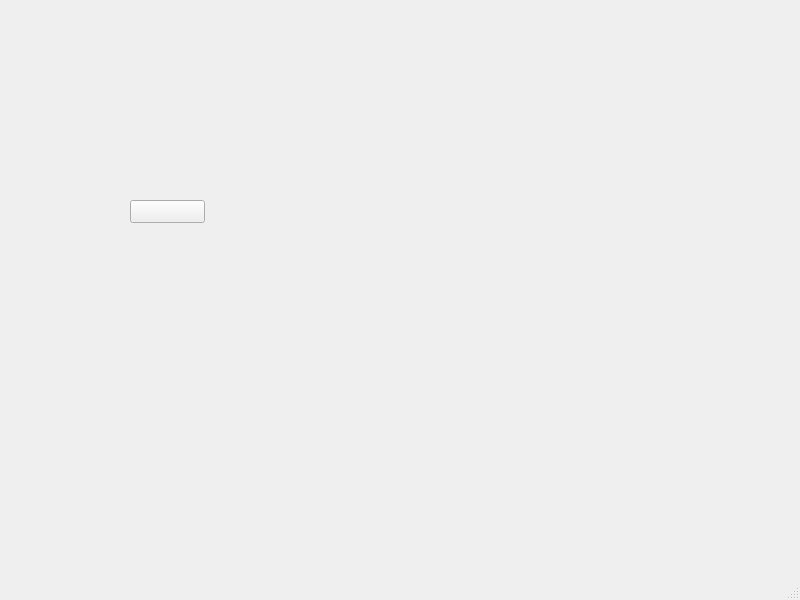
<?xml version="1.0" encoding="UTF-8"?>
<ui version="4.0">
 <class>login</class>
 <widget class="QMainWindow" name="login">
  <property name="geometry">
   <rect>
    <x>0</x>
    <y>0</y>
    <width>800</width>
    <height>600</height>
   </rect>
  </property>
  <property name="windowTitle">
   <string>MainWindow</string>
  </property>
  <widget class="QWidget" name="centralwidget">
   <widget class="QPushButton" name="pushButton">
    <property name="geometry">
     <rect>
      <x>130</x>
      <y>200</y>
      <width>75</width>
      <height>23</height>
     </rect>
    </property>
    <property name="text">
     <string/>
    </property>
   </widget>
  </widget>
  <widget class="QMenuBar" name="menubar">
   <property name="geometry">
    <rect>
     <x>0</x>
     <y>0</y>
     <width>800</width>
     <height>21</height>
    </rect>
   </property>
  </widget>
  <widget class="QStatusBar" name="statusbar"/>
 </widget>
 <resources/>
 <connections/>
</ui>
